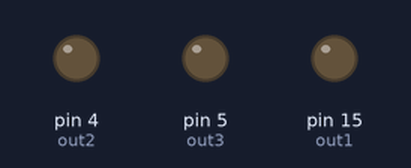
A sketch run on a simulated Arduino Uno, built with avr-gcc and run on an emulated ATmega328P. Parts: output pins drawn as LEDs (lit = HIGH).

Above: at 0.05 s.
At 4.25 s:
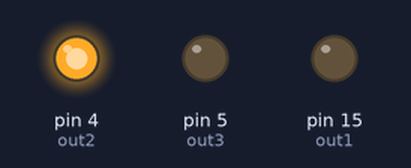
At 8.25 s:
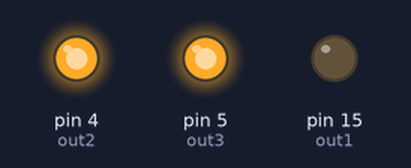
At 16.55 s:
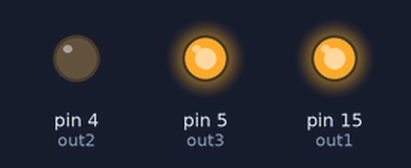
At 24.75 s:
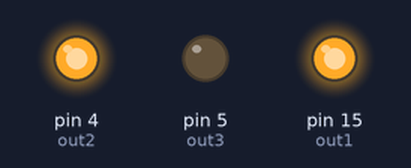
At 33.1 s:
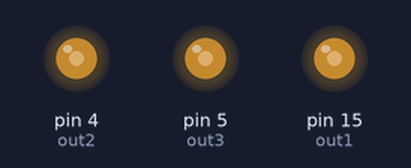
Timing chart, 0 to 34.6 s (numbered marks = the images above):
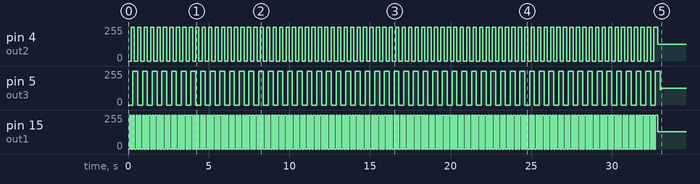

Measured:
- by itself, pin 4 (out2): repeats every 0.40 s: 0/255 0.20 s, 255/255 0.20 s, until it stays 126/255 from 32.8 s
- by itself, pin 5 (out3): 0/255 → 255/255 at 0.30 s, → 0/255 0.30 s later, → 255/255 0.30 s later, → 0/255 0.30 s later, … (111 changes in this stretch)
- by itself, pin 15 (out1): 0/255 → 255/255 at 0.10 s, → 0/255 0.10 s later, → 255/255 0.10 s later, → 0/255 0.10 s later, … (328 changes in this stretch)

The sketch:

Pisca3Leds.ino
```cpp
/*

        Este programa tem a função de piscar 3 leds com tempos diferentes, sem que o tempo de um interfira no tempo de outro. Isto é, o acionamento de uma saída não interfira
    no acionamento de outra saída.

        O programa funcionou perfeitamente
 */

 // Mapeamento de hardware
 #define out1 15
 #define out2  4
 #define out3  5

 // Constantes do projeto
 #define out1_delay 100
 #define out2_delay 200
 #define out3_delay 300

 // Variáveis globais
 int out1_cont = 0,
     out2_cont = 0,
     out3_cont = 0;

void setup() {

    pinMode(out1, OUTPUT);
    pinMode(out2, OUTPUT);
    pinMode(out3, OUTPUT);

    digitalWrite(out1, LOW);
    digitalWrite(out2, LOW);
    digitalWrite(out3, LOW);
}

void loop() {

    if(millis() - out1_cont >= out1_delay){

        digitalWrite(out1, !digitalRead(out1));
        out1_cont = millis();
    } // end if out1

    if(millis() - out2_cont >= out2_delay){

        digitalWrite(out2, !digitalRead(out2));
        out2_cont = millis();
    } // end if out2

    if(millis() - out3_cont >= out3_delay){

        digitalWrite(out3, !digitalRead(out3));
        out3_cont = millis();
    }

}
```
